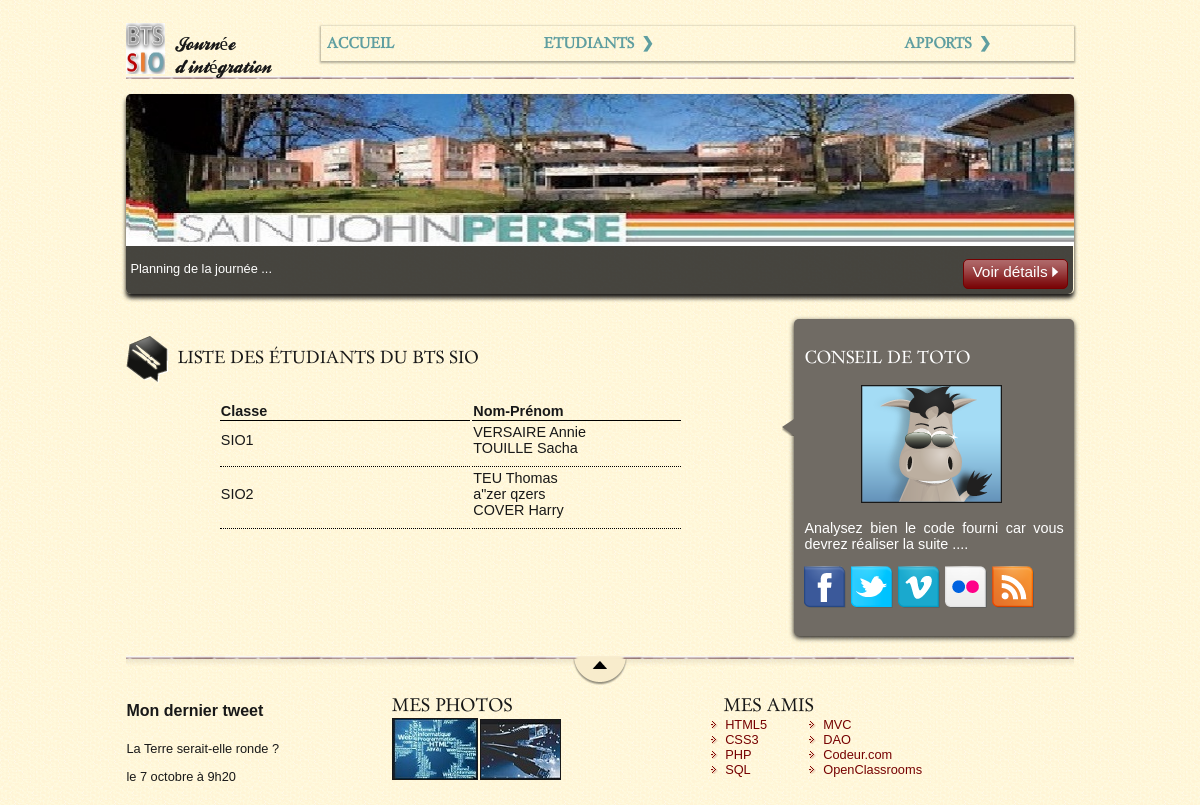
/4-SiteFourni/index.php?controleur=etudiants, run on the app's committed database.
### tables this page shows
CREATE TABLE IF NOT EXISTS `etudiant` (
`idE` int(11) NOT NULL,
  `nom` varchar(20) NOT NULL,
  `prenom` varchar(20) NOT NULL,
  `idC` int(11) DEFAULT NULL
);

CREATE TABLE IF NOT EXISTS `classe` (
`idC` int(11) NOT NULL,
  `libelle` varchar(10) NOT NULL
);

### 4-SiteFourni/modeles/BaseDAO.php (called while the page is built)
<?php
class BaseDAO {
    private $db;
    public function __construct() {
		try{
            $this->db = new PDO('mysql:host=localhost;dbname=ap.3pique-nique','root','root');
            $this->db->query("SET CHARACTER SET utf8");
		}
		catch ( PDOException $erreur){
            die("Erreur de connexion à la base de données ".$erreur->getMessage());
		}
    }
    public function query($sql) {
        return $this->db->query($sql);
    }
}

### 4-SiteFourni/modeles/EtudiantDAO.php (called while the page is built, shortened)
<?php
class EtudiantDAO extends BaseDAO{
    public function getLesEtudiants() {
        $sql = "SELECT * FROM Etudiant INNER JOIN Classe ON Etudiant.idC = Classe.idC ORDER BY libelle;";
        $resultat = $this->query($sql);
        $lesLignes = $resultat->fetchall();
        $tabEtudiants = array();
        foreach ($lesLignes as $uneLigne){
            $uneClasse = new Classe($uneLigne['libelle'],$uneLigne['idC']);
            $unEtudiant = new Etudiant($uneLigne['nom'], $uneLigne['prenom'], $uneClasse,$uneLigne['idC']);
            $tabEtudiants[]=$unEtudiant;
        }
        return $tabEtudiants;
    }
}

### 4-SiteFourni/modeles/Etudiant.php (called while the page is built, shortened)
<?php
class Etudiant {
    private $nom;
    private $prenom;
    private $saClasse;
    public function __construct(string $unNom, string $unPrenom, Classe $uneClasse=null, int $unId = null) {
        $this->nom=$unNom;
        $this->prenom= $unPrenom;
        $this->saClasse=$uneClasse;
    }
    public function getNom() {
        return $this->nom;
    }
    public function getPrenom() {
        return $this->prenom;
    }
    public function getSaClasse() {
        return $this->saClasse;
    }
}

### 4-SiteFourni/modeles/Classe.php (called while the page is built, shortened)
<?php
class Classe {
    private $libelle;
    public function __construct(string $unLibelle, int $unId = null) {
        $this->libelle=$unLibelle;
    }
    public function getLibelle() {
        return $this->libelle;
    }
}

### 4-SiteFourni/vues/afficheEtudiants.php (the view)
<article id="listeEtudiants">
    <h1><img src="images/ico_epingle.png" alt="Intégration" class="ico_categorie" />Liste des étudiants du BTS SIO</h1>
    <table>
        <tr>
            <th class="nomClasse"> Classe </th><th class="nomEtudiant"> Nom-Prénom   </th>
        </tr>
        <tr>
         <?php
         $classeCourante="";
         $debut= true;
        foreach ($lesEtudiants as $unEtudiant) {
            if ($debut)  {
                ?>
                 <td> <?php echo $unEtudiant->getSaClasse()->getLibelle(); ?></td>
                 <td> <?php echo $unEtudiant->getNom(). " ".$unEtudiant->getPrenom();
                $debut=false;
            }
            elseif ($classeCourante!=$unEtudiant->getSaClasse()->getLibelle()) {
        ?>
                 </td></tr>
                <tr>
                 <td> <?php echo $unEtudiant->getSaClasse()->getLibelle(); ?></td>
                 <td> <?php echo $unEtudiant->getNom(). " ".$unEtudiant->getPrenom();
            }
            else {
                  echo "<br/>".$unEtudiant->getNom(). " ".$unEtudiant->getPrenom();
            }
            $classeCourante=$unEtudiant->getSaClasse()->getLibelle();
        }
        ?>
        </td></tr>
    </table>
</article>
<aside>
    <h1>Conseil de Toto</h1>
    <img src="images/bulle.png" alt="" id="fleche_bulle" />
    <p id="photo_toto"><img src="images/toto_photo.png" alt="Avatar de l'auteur Toto" /></p>
    <p> Analysez bien le code fourni car vous devrez réaliser la suite ....</p>
    <p><img src="images/facebook.png" alt="Facebook" /><img src="images/twitter.png" alt="Twitter" /><img src="images/vimeo.png" alt="Vimeo" /><img src="images/flickr.png" alt="Flickr" /><img src="images/rss.png" alt="RSS" /></p>
</aside>

### 4-SiteFourni/index.php (shortened to what this page needs)
<!DOCTYPE html>
<?php
    include ('modeles/BaseDAO.php');
    include ('modeles/EtudiantDAO.php');
    include ('modeles/Etudiant.php');
    include ('modeles/Classe.php');
    $lEtudiantDAO = new EtudiantDAO();
?>
<html>
    <head>
        <link rel="stylesheet" href="style.css" />
    </head>
    <body>
        <div id="bloc_page">
            <div id='enteteDePage'>
                <?php include("enteteDePage.php"); ?>
            </div>
            <section>
                <?php
                if (isset($_GET['controleur']))
                    $controleur=filter_var($_GET['controleur'], FILTER_SANITIZE_FULL_SPECIAL_CHARS);
                else
                    $controleur= "accueil";
                switch ($controleur){
                    case 'etudiants'    : include("controleurs/gestionEtudiants.php"); break;
                }
                ?>
            </section>
            <footer>
            </footer>
        </div>
    </body>
</html>

### 4-SiteFourni/enteteDePage.php (shortened to what this page needs)
<header>
    <div id="titre_principal">
            <img src="images/bts_SIO_logo.jpg" alt="Logo du BTS SIO du Lycée Saint-John Perse" />
            <h1>Journée d'intégration</h1>
    </div>
    <nav>
        <ul>
            <li><a href="index.php">Accueil</a></li>
            <li class='menuDeroulant'><a href="index.php?controleur=etudiants">Etudiants</a>
            </li>
            <li class='menuDeroulant'><a href="index.php?controleur=apports">Apports</a>
            </li>
        </ul>
    </nav>
</header>
<div id="banniere_image">
    <div id="banniere_description">
    Planning de la journée ...
    <a href="index.php#details_journee" class="bouton_rouge">Voir détails <img src="images/flecheblanchedroite.png" alt="detail journée intégration BTS SIO - Lycée Saint-John Perse" /></a>
    </div>
</div>

### 4-SiteFourni/controleurs/gestionEtudiants.php (shortened to what this page needs)
<?php
if (isset($_GET['action'])){
    $action=filter_var($_GET['action'], FILTER_SANITIZE_FULL_SPECIAL_CHARS);
}
else {
    $action= "consulter";
    }
switch ($action){
    case 'consulter'  :
                        $lesEtudiants = $lEtudiantDAO->getLesEtudiants();
                        include("vues/afficheEtudiants.php"); break;
}

### 4-SiteFourni/style.css (style rules this page uses)
:root { --hauteur-menu: 35px; --hauteur-sousMenu: 25px; }
body { background: url('images/fond_jaune.png'); font-family: 'Trebuchet MS', Arial, sans-serif; color: #181818; }
#bloc_page { width: 80%; margin: auto; }
section h1, footer h1, nav a { font-family: Dayrom, serif; font-weight: normal; text-transform: uppercase; }
header { background: url('images/separateur.png') repeat-x bottom; display: flex; justify-content: space-between; align-items: flex-end; }
#titre_principal { display: flex; flex-direction: row; align-content: center; }
#titre_principal img { width: 20%; margin-bottom: 5px; }
header h1 { font-family: 'BallparkWeiner', serif; font-size: 1.2em; font-weight: normal; margin: 10px 0 0 10px; }
nav { width: 100%; font-size: 18px; }
nav > ul { display: flex; text-align: center; box-shadow: 0px 1px 2px 1px rgba(0,0,0,0.3); height: var(--hauteur-menu); }
nav ul { list-style-type: none; display: flex; }
nav a { font-size: 0.8em; color: cadetblue; padding-bottom: 3px; text-decoration: none; font-weight: bold; }
nav li { margin-right: 15px; }
nav > ul > li { position: relative; height: 100%; flex: 1; }
nav > ul > li > a { position: absolute; top: 50%; left: 50%; transform: translate(-50%, -50%); }
.menuDeroulant > a:after { content: '❯'; font-size: 15px; margin-left: 7px; display: inline-block; }
#banniere_image { margin-top: 15px; height: 200px; border-radius: 5px; background: url('images/banniere_lyceestjohnperse-big.jpg') no-repeat; position: relative; box-shadow: 0px 4px 4px #1c1a19; margin-bottom: 25px; }
#banniere_description { position: absolute; bottom: 0; border-radius: 0px 0px 5px 5px; width: 99.5%; height: 33px; padding-top: 15px; padding-left: 4px; background-color: rgba(24,24,24,0.8); color: white; font-size: 0.8em; }
.bouton_rouge { height: 25px; position: absolute; right: 5px; bottom: 5px; background: url('images/fond_degraderouge.png') repeat-x; border: 1px solid #760001; border-radius: 5px; font-size: 1.2em; text-align: center; padding: 3px 8px 0px 8px; color: white; text-decoration: none; }
.bouton_rouge img { border: 0; }
section { display: flex; margin-bottom: 20px; }
article, aside { text-align: justify; }
article { margin-right: 20px; flex: 3; }
#listeEtudiants, #listeApports { font-size:0.9em; }
.ico_categorie { vertical-align: middle; margin-right: 8px; }
aside { flex: 1.2; position: relative; background-color: #706b64; box-shadow: 0px 2px 5px #1c1a19; border-radius: 5px; padding: 10px; color: white; font-size: 0.9em; }
#fleche_bulle { position: absolute; top: 100px; left: -12px; }
#photo_toto { text-align: center; }
#photo_toto img { border: 1px solid #181818; }
aside img { margin-right: 5px; }
footer { display: flex; background: url('images/ico_top.png') no-repeat top center, url('images/separateur.png') repeat-x top, url('images/ombre.png') repeat-x top; padding-top: 25px; }
footer p, footer ul { font-size: 0.8em; }
footer h1 { font-size: 1.1em; }
#tweet { width: 28%; }
#mes_photos { width: 35%; }
#mes_amis { width: 21%; }
#mes_photos img { margin-top : -10px; border: 1px solid #181818; margin-right: 2px; }
#listes_amis { display: flex; justify-content: space-between; margin-top: 0; }
#mes_amis ul { margin-top : -10px; list-style-image: url('images/ico_liensexterne.png'); padding-left: 2px; }
#mes_amis a { text-decoration: none; color: #760001; }
th { border-bottom: 1px solid black; }
.nomClasse { width: 30%; }
.nomEtudiant { width: 25%; }
table { margin: auto; }
td { border-bottom: 1px dotted black; padding-bottom: 10px; }

### data on the page
etudiant: idC.libelle "SIO1", nom "VERSAIRE", prenom "Annie"
etudiant: nom "TOUILLE", prenom "Sacha"
etudiant: idC.libelle "SIO2", nom "TEU", prenom "Thomas"
etudiant: nom "a\"zer", prenom "qzers"
etudiant: nom "COVER", prenom "Harry"
